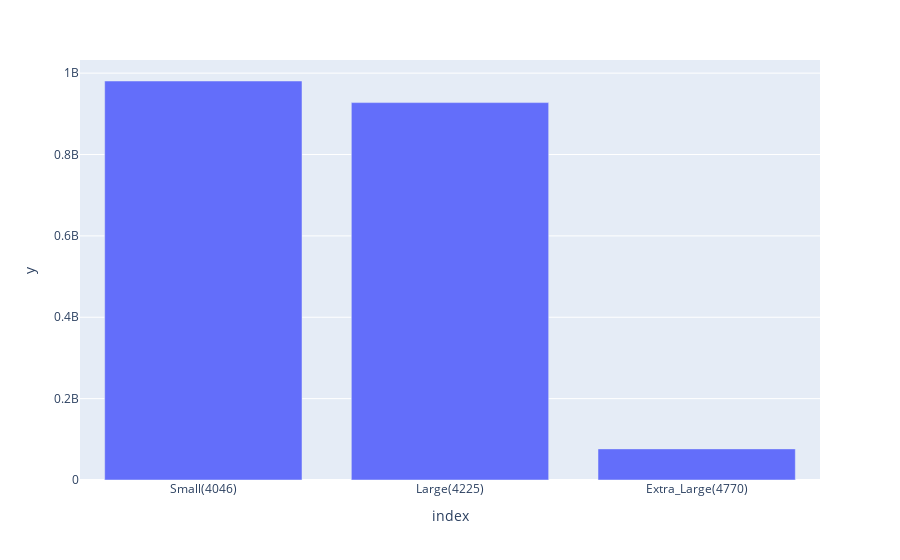

Notebook source saved alongside this figure:
### Code cell
px.bar(df_plu.sum(),x = df_plu.sum().index,y = df_plu.sum())

### Figure 1 — Plotly figure (JSON) as saved in the notebook; plotly's stock layout.template omitted (floating-point values rounded to 4 significant figures)
{"data": [{"alignmentgroup": "True", "hovertemplate": "index=%{x}<br>y=%{y}<extra></extra>", "legendgroup": "", "marker": {"color": "#636efa"}, "name": "", "offsetgroup": "", "orientation": "v", "showlegend": false, "textposition": "auto", "type": "bar", "x": ["Small(4046)", "Large(4225)", "Extra_Large(4770)"], "xaxis": "x", "y": [980600000.0, 927600000.0, 76470000.0], "yaxis": "y"}], "layout": {"barmode": "relative", "legend": {"tracegroupgap": 0}, "margin": {"t": 60}, "xaxis": {"anchor": "y", "domain": [0, 1], "title": {"text": "index"}}, "yaxis": {"anchor": "x", "domain": [0, 1], "title": {"text": "y"}}}}
